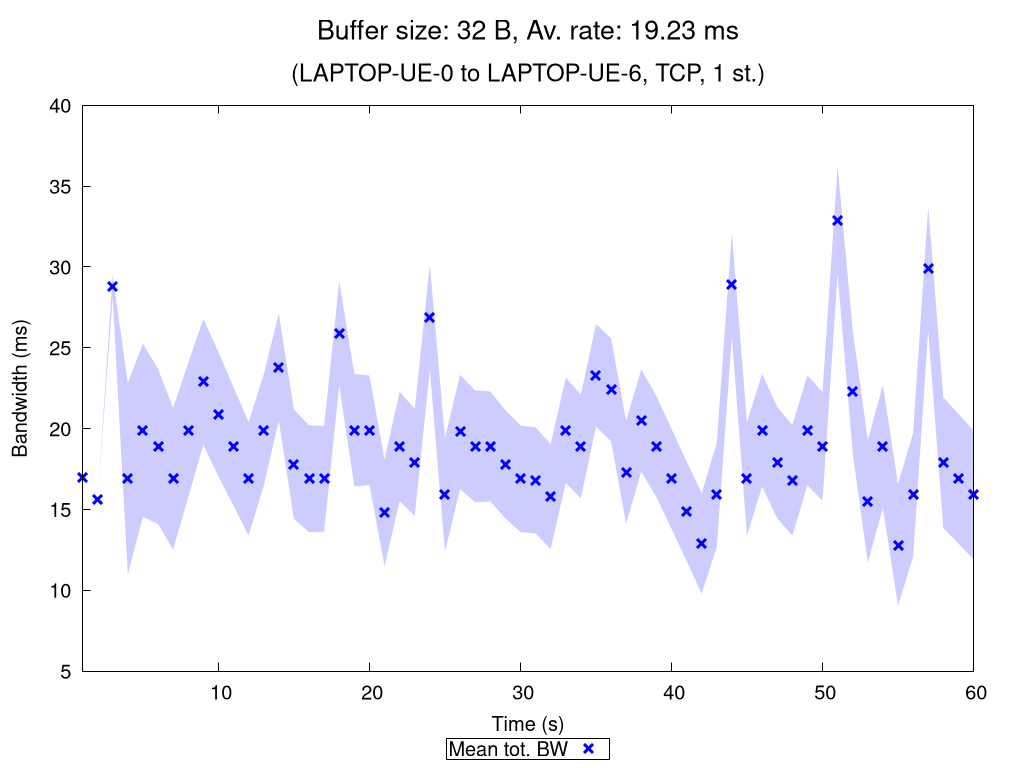

This chart was generated by the following gnuplot code:
set terminal pngcairo nocrop enhanced size 1024,768 font "Verdana,15"
set output "TCP_1_st_2020_11_06_01-17-22_one2two_00032B.png"

set title "{/=20 Buffer size: 32 B, Av. rate: 19.23 ms}\n\n{/=18 (LAPTOP-UE-0 to LAPTOP-UE-6, TCP, 1 st.)}"

set xlabel "Time (s)"
set ylabel "Bandwidth (ms)"
set ytics nomirror
set key bmargin center horizontal box samplen 1 width -1
set bmargin 4.6
set rmargin 4.5

rf = 1.0  # rate factor
set style fill transparent solid 0.2 noborder
set autoscale xfix
plot "TCP_1_st_2020_11_06_01-17-22_one2two_00032B_iperf_processed.dat" using 1:($2/rf-$3/rf):($2/rf+$3/rf) with filledcurves lc rgb "blue" notitle, \
     "" using 1:($2/rf) with points pt 2 ps 1.5 lw 3 lc rgb "blue" title "Mean tot. BW", \
